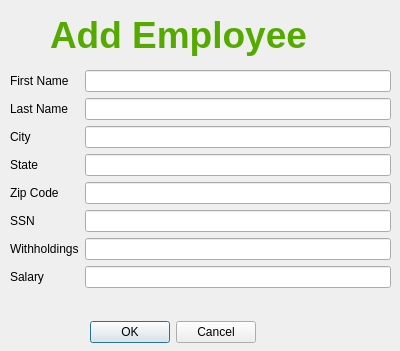
<?xml version="1.0" encoding="UTF-8"?>
<ui version="4.0">
 <class>Form</class>
 <widget class="QWidget" name="Form">
  <property name="geometry">
   <rect>
    <x>0</x>
    <y>0</y>
    <width>400</width>
    <height>351</height>
   </rect>
  </property>
  <property name="windowTitle">
   <string>Form</string>
  </property>
  <widget class="QLabel" name="label">
   <property name="geometry">
    <rect>
     <x>50</x>
     <y>-10</y>
     <width>501</width>
     <height>91</height>
    </rect>
   </property>
   <property name="text">
    <string>&lt;html&gt;&lt;head/&gt;&lt;body&gt;&lt;p&gt;&lt;span style=&quot; font-size:28pt; font-weight:600; color:#55aa00;&quot;&gt;Add Employee&lt;/span&gt;&lt;/p&gt;&lt;/body&gt;&lt;/html&gt;</string>
   </property>
  </widget>
  <widget class="QWidget" name="formLayoutWidget">
   <property name="geometry">
    <rect>
     <x>10</x>
     <y>70</y>
     <width>381</width>
     <height>231</height>
    </rect>
   </property>
   <layout class="QFormLayout" name="formLayout">
    <item row="0" column="0">
     <widget class="QLabel" name="label_2">
      <property name="text">
       <string>First Name</string>
      </property>
     </widget>
    </item>
    <item row="0" column="1">
     <widget class="QLineEdit" name="first_name_input"/>
    </item>
    <item row="1" column="0">
     <widget class="QLabel" name="label_3">
      <property name="text">
       <string>Last Name</string>
      </property>
     </widget>
    </item>
    <item row="1" column="1">
     <widget class="QLineEdit" name="last_name_input"/>
    </item>
    <item row="2" column="0">
     <widget class="QLabel" name="label_4">
      <property name="text">
       <string>City</string>
      </property>
     </widget>
    </item>
    <item row="2" column="1">
     <widget class="QLineEdit" name="city_input"/>
    </item>
    <item row="3" column="0">
     <widget class="QLabel" name="label_5">
      <property name="text">
       <string>State</string>
      </property>
     </widget>
    </item>
    <item row="3" column="1">
     <widget class="QLineEdit" name="state_input"/>
    </item>
    <item row="4" column="0">
     <widget class="QLabel" name="label_6">
      <property name="text">
       <string>Zip Code</string>
      </property>
     </widget>
    </item>
    <item row="4" column="1">
     <widget class="QLineEdit" name="zip_code_input"/>
    </item>
    <item row="5" column="0">
     <widget class="QLabel" name="label_7">
      <property name="text">
       <string>SSN</string>
      </property>
     </widget>
    </item>
    <item row="5" column="1">
     <widget class="QLineEdit" name="ssn_input"/>
    </item>
    <item row="6" column="0">
     <widget class="QLabel" name="label_8">
      <property name="text">
       <string>Withholdings</string>
      </property>
     </widget>
    </item>
    <item row="6" column="1">
     <widget class="QLineEdit" name="withholdings_input"/>
    </item>
    <item row="7" column="0">
     <widget class="QLabel" name="label_9">
      <property name="text">
       <string>Salary</string>
      </property>
     </widget>
    </item>
    <item row="7" column="1">
     <widget class="QLineEdit" name="salary_input"/>
    </item>
   </layout>
  </widget>
  <widget class="QDialogButtonBox" name="confirmation_box">
   <property name="geometry">
    <rect>
     <x>90</x>
     <y>320</y>
     <width>166</width>
     <height>24</height>
    </rect>
   </property>
   <property name="standardButtons">
    <set>QDialogButtonBox::Cancel|QDialogButtonBox::Ok</set>
   </property>
  </widget>
 </widget>
 <resources/>
 <connections/>
</ui>
